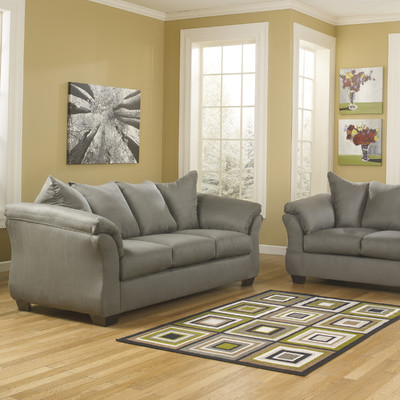
#> input picture wayfair/images/sofa/GNT3224_0.jpg, 400 x 400 px, given in place of nightstand_ANDO1522_1.jpg, which was not available
$ jupyter execute --allow-errors image_clustering.ipynb   (shell and % lines are left out)   (Python 2 division)   (older library calls are emulated)   (text cells are left out)
#> lines starting #> are read from the running program, lines starting #| are printed output that depends on the picture; long printed decimals are rounded; pictures that were not available may be replaced by others from this repository, and a replacement may not be noted
### pyimage/pipeline.py
__author__ = 'JeffreyTang'

from skimage import color, transform, restoration, io, feature
import matplotlib.pyplot as plt
import numpy as np
import os


class ImagePipeline(object):

    def __init__(self, parent_dir):
        """
        Manages reading, transforming and saving images

        :param parent_dir: Name of the parent directory containing all the sub directories
        """
        # Define the parent directory
        self.parent_dir = parent_dir

        # Sub directory variables that are filled in when read()
        self.raw_sub_dir_names = None
        self.sub_dirs = None
        self.label_map = None

        # Image variables that are filled in when read() and vectorize()
        self.img_lst2 = []
        self.img_names2 = []
        self.features = None
        self.labels = None

    def _make_label_map(self):
        """
        Get the sub directory names and map them to numeric values (labels)

        :return: A dictionary of dir names to numeric values
        """
        return {label: i for i, label in enumerate(self.raw_sub_dir_names)}

    def _path_relative_to_parent(self, some_dir):
        """
        Get the full path of a sub directory relative to the parent

        :param some_dir: The name of a sub directory
        :return: Return the full path relative to the parent
        """
        cur_path = os.getcwd()
        return os.path.join(cur_path, self.parent_dir, some_dir)

    # [12 lines left out: function _make_new_dir, not called in this run]

    def _empty_variables(self):
        """
        Reset all the image related instance variables
        """
        self.img_lst2 = []
        self.img_names2 = []
        self.features = None
        self.labels = None

    @staticmethod
    def _accpeted_file_format(fname):
        """
        Return boolean of whether the file is of the accepted file format

        :param fname: Name of the file in question
        :return: True or False (if the file is accpeted or not)
        """
        formats = ['.png', '.jpg', '.jpeg', '.tiff']
        for fmt in formats:
            if fname.endswith(fmt):
                return True
        return False

    @staticmethod
    def _accepted_dir_name(dir_name):
        """
        Return boolean of whether the directory is of the accepted name (i.e. no hidden files)

        :param dir_name: Name of the directory in question
        :return: True or False (if the directory is hidden or not)
        """
        if dir_name.startswith('.'):
            return False
        else:
            return True

    def _assign_sub_dirs(self, sub_dirs=tuple('all')):
        """
        Assign the names (self.raw_sub_dir_names) and paths (self.sub_dirs) based on
        the sub dirs that are passed in, otherwise will just take everything in the
        parent dir

        :param sub_dirs: Tuple contain all the sub dir names, else default to all sub dirs
        """
        # Get the list of raw sub dir names
        if sub_dirs[0] == 'all':
            self.raw_sub_dir_names = os.listdir(self.parent_dir)
        else:
            self.raw_sub_dir_names = sub_dirs
        # Make label to map raw sub dir names to numeric values
        self.label_map = self._make_label_map()

        # Get the full path of the raw sub dirs
        filtered_sub_dir = filter(self._accepted_dir_name, self.raw_sub_dir_names)
        self.sub_dirs = map(self._path_relative_to_parent, filtered_sub_dir)

    def read(self, sub_dirs=tuple('all')):
        """
        Read images from each sub directories into a list of matrix (self.img_lst2)

        :param sub_dirs: Tuple contain all the sub dir names, else default to all sub dirs
        """
        # Empty the variables containing the image arrays and image names, features and labels
        self._empty_variables()

        # Assign the sub dir names based on what is passed in
        self._assign_sub_dirs(sub_dirs=sub_dirs)

        for sub_dir in self.sub_dirs:
            img_names = filter(self._accpeted_file_format, os.listdir(sub_dir))
            self.img_names2.append(img_names)

            img_lst = [io.imread(os.path.join(sub_dir, fname)) for fname in img_names]
            self.img_lst2.append(img_lst)

    # [19 lines left out: function save, not called in this run]

    def show(self, sub_dir, img_ind):
        """
        View the nth image in the nth class

        :param sub_dir: The name of the category
        :param img_ind: The index of the category of images
        """
        sub_dir_ind = self.label_map[sub_dir]
        io.imshow(self.img_lst2[sub_dir_ind][img_ind])
        plt.show()

    def transform(self, func, params, sub_dir=None, img_ind=None):
        """
        Takes a function and apply to every img_arr in self.img_arr.
        Have to option to transform one as  a test case

        :param sub_dir: The index for the image
        :param img_ind: The index of the category of images
        """
        # Apply to one test case
        if sub_dir is not None and img_ind is not None:
            sub_dir_ind = self.label_map[sub_dir]
            img_arr = self.img_lst2[sub_dir_ind][img_ind]
            img_arr = func(img_arr, **params).astype(float)
            io.imshow(img_arr)
            plt.show()
        # Apply the function and parameters to all the images
        else:
            new_img_lst2 = []
            for img_lst in self.img_lst2:
                new_img_lst2.append([func(img_arr, **params).astype(float) for img_arr in img_lst])
            self.img_lst2 = new_img_lst2

    # [28 lines left out: functions grayscale, canny, tv_denoise, not called in this run]

    def resize(self, shape, save=False):
        """
        Resize all images in self.img_lst2 to a uniform shape

        :param shape: A tuple of 2 or 3 dimensions depending on if your images are grayscaled or not
        :param save: Boolean to save the images in new directories or not
        """
        self.transform(transform.resize, dict(output_shape=shape))
        if save:
            shape_str = '_'.join(map(str, shape))
            self.save(shape_str)

    def _vectorize_features(self):
        """
        Take a list of images and vectorize all the images. Returns a feature matrix where each
        row represents an image
        """
        row_tup = tuple(img_arr.ravel()[np.newaxis, :]
                        for img_lst in self.img_lst2 for img_arr in img_lst)
        self.test = row_tup
        self.features = np.r_[row_tup]

    def _vectorize_labels(self):
        """
        Convert file names to a list of y labels (in the example it would be either cat or dog, 1 or 0)
        """
        # Get the labels with the dimensions of the number of image files
        self.labels = np.concatenate([np.repeat(i, len(img_names))
                                      for i, img_names in enumerate(self.img_names2)])

    def vectorize(self):
        """
        Return (feature matrix, the response) if output is True, otherwise set as instance variable.
        Run at the end of all transformations
        """
        self._vectorize_features()
        self._vectorize_labels()

### image_clustering.ipynb
[cell 1]
import skimage
import numpy as np
from collections import defaultdict, Counter
#from sklearn.ensemble import RandomForestClassifier, GradientBoostingClassifier
#from sklearn.cross_validation import cross_val_score, train_test_split
from sklearn.preprocessing import StandardScaler

[cell 2]
from skimage import io
from skimage import transform, feature
from sklearn.cluster import KMeans
import matplotlib.pyplot as plt

[cell 3]
#import sys
import os.path
import time

[cell 4]
from pyimage.pipeline import ImagePipeline
from numpy.linalg import svd

[cell 5]
os.listdir('image_test')

[cell 6]
ns = skimage.io.imread('image_test/nightstand_ANDO1522_1.jpg')
#> ns is the input picture: shape (400, 400, 3); mean R, G, B 167.2, 153.9, 126
ns.shape
#> Out = (400, 400, 3)

[cell 7]
ft = skimage.io.imread('image_test/futon_BYSN1003_1.jpg')
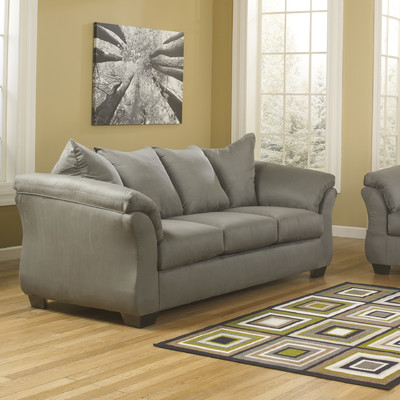
#> input picture wayfair/images/sofa/GNT3224_1.jpg, 400 x 400 px, given in place of futon_BYSN1003_1.jpg, which was not available
#> ft is the input picture: shape (400, 400, 3); mean R, G, B 161.5, 149.4, 123.6
ft.shape
#> Out = (400, 400, 3)

[cell 8]
dc = skimage.io.imread('image_test/dining_chair/dining_chair_AAM1013_0.jpg')

[cell 9]
print ns[0][0]
#| [210 203 187]
print ft[0][0]
#| [255 254 255]

[cell 10]
ns_s = transform.resize(ns, (300,300,3))
skimage.io.imshow(ns_s)

[cell 11]
ns_room =  ns_s[50:200,50:200]
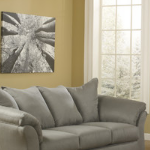
#> ns_room: shape (150, 150, 3) float64; mean R, G, B 0.641, 0.61, 0.534
skimage.io.imshow(ns_room)

[cell 12]
ft_s = transform.resize(ft, (300,300,3))
skimage.io.imshow(ft_s)

[cell 13]
dc_s = transform.resize(dc, (300,300,3))
skimage.io.imshow(dc_s)

[cell 14]
print ns_s[0][0]
#| [0.8229 0.7954 0.7327]
print ft_s[0][0]
#| [0.9993 0.9961 0.9993]

[cell 15]
ns_gray = skimage.color.rgb2gray(ns_s)
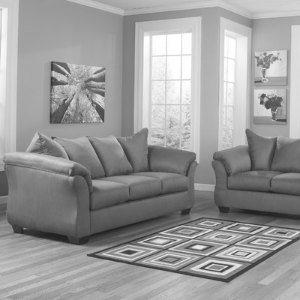
#> ns_gray: shape (300, 300) float64; min 0.127, max 1, mean 0.607
ft_gray = skimage.color.rgb2gray(ft_s)
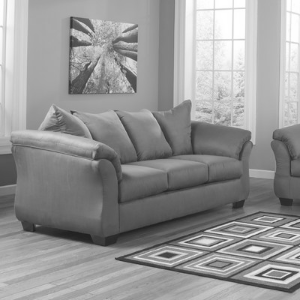
#> ft_gray: shape (300, 300) float64; min 0.123, max 1, mean 0.589
dc_gray = skimage.color.rgb2gray(dc_s)

[cell 16]
ns_sobal = skimage.filters.sobel(ns_gray)
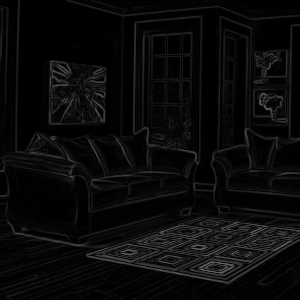
#> ns_sobal: shape (300, 300) float64; min 0, max 0.424, mean 0.0408
skimage.io.imshow(ns_sobal)

[cell 17]
ns_canny = feature.canny(ns_gray, sigma=1)
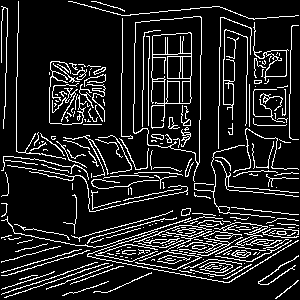
#> ns_canny: shape (300, 300) bool; 13.1% white in thin lines or dots
skimage.io.imshow(ns_canny)

[cell 18]
ft_sobal = skimage.filters.sobel(ft_gray)
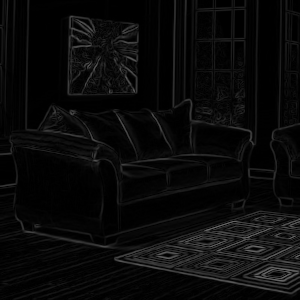
#> ft_sobal: shape (300, 300) float64; min 0, max 0.42, mean 0.0408
skimage.io.imshow(ft_sobal)

[cell 19]
ft_canny = feature.canny(ft_gray, sigma=1)
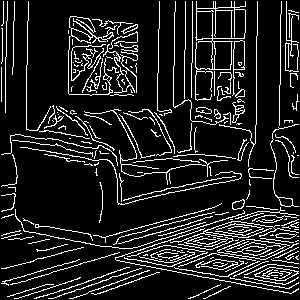
#> ft_canny: shape (300, 300) bool; 12.8% white in thin lines or dots
skimage.io.imshow(ft_canny)

[cell 20]
dc_canny = feature.canny(dc_gray, sigma=1)
skimage.io.imshow(dc_canny)

[cell 21]
def show_domi_color(image, n_clusters=3):
#> called with n_clusters = 2
    nrow, ncol, depth = image.shape
#> nrow = 300; ncol = 300; depth = 3
    lst_of_pixels = [image[irow][icol] for irow in range(nrow) for icol in range(ncol)]
#> lst_of_pixels = 90000 items
    kmean = KMeans(n_clusters=n_clusters)
    kmean.fit_transform(lst_of_pixels)
    domi_colors = kmean.cluster_centers_
    domi_colors = domi_colors.reshape((1,n_clusters,3))
    skimage.io.imshow(domi_colors)
    return domi_colors

[cell 22]
show_domi_color(dc_s,2)
#> Out = [[0.784, 0.729, 0.612], [0.453, 0.415, 0.333]]
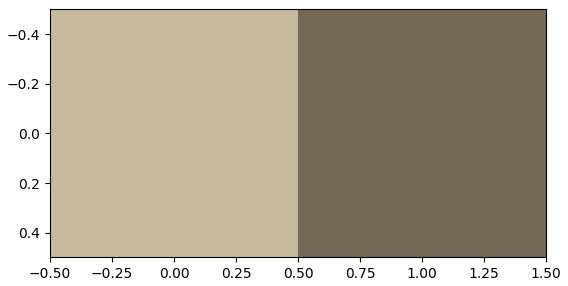
#> figure drawn by matplotlib, 1 panel

[cell 23]
show_domi_color(ft_s,2)
#> Out = [[0.455, 0.417, 0.334], [0.785, 0.73, 0.613]]
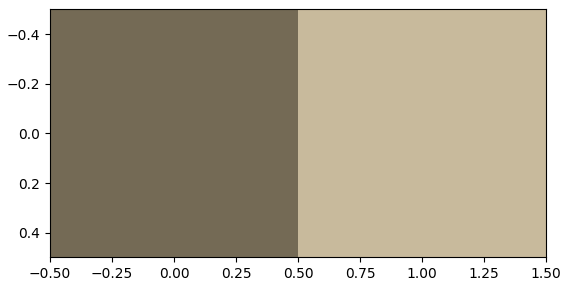
#> figure drawn by matplotlib, 1 panel

[cell 24]
show_domi_color(ns_s,2)
#> Out = [[0.779, 0.718, 0.592], [0.452, 0.413, 0.332]]

#> (a cell that did not finish here is left out)

#> (a cell that did not finish here is left out)

#> (a cell that did not finish here is left out)

#> (a cell that did not finish here is left out)

#> (a cell that did not finish here is left out)

#> (a cell that did not finish here is left out)

#> (a cell that did not finish here is left out)

#> (a cell that did not finish here is left out)

[cell 33]
sofa_paths = os.listdir('image_test/sofa')
#> sofa_paths = ['GNT3224_0.jpg', 'GNT3224_1.jpg', 'GNT3224_10.jpg', 'GNT3224_11.jpg']
len(sofa_paths)
#> Out = 4

[cell 34]
chair_paths = os.listdir('image_test/dining_chair')
if chair_paths[0] == '.DS_Store':
    chair_paths = chair_paths[1:]
len(chair_paths)

[cell 35]
def get_domi_color_for_photo_with_white_background(paths):
    '''
    INPUT:
        paths: list, paths of image files
    For all files in paths,
        tease out photos without a clear white background and save those into 'background' folder.
    For those with white background, save then to 'white' folder.
    OUTPUT:
        domi_color_dict: dictionary, key=path and value=dominant color(just one).
    '''
    domi_color_dict = {}

    for path in paths:
        category = '_'.join(path.split('_')[0:-2])
        image = skimage.io.imread('image_test/' + category + '/' + path)

        # If the picture is grayscale, discard it for now. Think about how to improve it later.

        if len(image.shape) == 2:
            print 'gray'
            continue

        image = transform.resize(image, (300,300,3))

        nrow, ncol, depth = image.shape
#> nrow = 300; depth = 3
        lst_of_pixels = [image[irow][icol] for irow in range(nrow) for icol in range(ncol)]
#> lst_of_pixels = 90000 items

        """Remove photos without clean white background:
            If one of the two dominant color is white,
            when the photo has a clean white background and flag=True."""

        kmean1 = KMeans(n_clusters=2)
        kmean1.fit_transform(lst_of_pixels)
        domi_colors_all = kmean1.cluster_centers_
        white_color_arr = np.array([0.98, 0.98, 0.98])


        flag = False
        for color in domi_colors_all:
            if np.mean(color>white_color_arr) == 1:
                flag = True
            else:
                domi_color = color

        if not flag:
            new_path = 'image_test_result/background/' + path
            skimage.io.imsave(new_path, image)
            continue
        else:
            new_path = 'image_test_result/white/' + path
            skimage.io.imsave(new_path, image)
            domi_color_dict[path] = domi_color

    return domi_color_dict

#> (a cell that did not finish here is left out)

#> (a cell that did not finish here is left out)

[cell 38]
def clustering_with_domi_color(domi_color_dict, category, n_clusters=6):
    '''
    INPUT: domi_color_dict:
            * key: path
            * value: dominant color (just one)

    Cluster by color & save files to different folders according to labels.

    OUTPUT: cluster_label_dict
            * key: path
            * value: cluster label
            color_centroids:
            * index: label
            * value: centroid
    '''
    domi_color_values = domi_color_dict.values()

    domi_color_reverse_dict = {}
    for i, j in domi_color_dict.iteritems():
        domi_color_reverse_dict[tuple(j)] = i

    km_color = KMeans(n_clusters=n_clusters)
    domi_colors_labels =km_color.fit_predict(domi_color_values)

    color_centroids = km_color.cluster_centers_

    cluster_label_dict = {}
    for i, j in enumerate(domi_color_values):
        label = domi_colors_labels[i]
        path = domi_color_reverse_dict[tuple(j)]
        cluster_label_dict[path] = label

        image = skimage.io.imread('image_test/' + category + '/' + path)
        new_path = 'image_test_result/' + str(label) + '/' + path
        skimage.io.imsave(new_path, image)

    return cluster_label_dict, color_centroids

#> (a cell that did not finish here is left out)

#> (a cell that did not finish here is left out)

[cell 41]
image_pipe = ImagePipeline('image_test_result/')
image_pipe.read(sub_dirs=('white',))

[cell 42]
image_pipe.show('white', 0)

[cell 43]
skimage.io.imshow(image_pipe.img_lst2[0][0])

[cell 44]
image_pipe.resize((150,150,3))
#> the loop in transform, `for img_lst in self.img_lst2:` made 1 pass
#> after the loop in transform, `for img_lst in self.img_lst2:`: new_img_lst2 = 1 item
image_pipe.transform(skimage.color.rgb2gray, {})
#> the loop in transform (call 2), `for img_lst in self.img_lst2:` made 1 pass
image_pipe.vectorize()
features = image_pipe.features

[cell 45]
features.shape
#> Out = (1, 22500)

[cell 46]
chair_paths = os.listdir('image_test_result/white')
if chair_paths[0] == '.DS_Store':
    chair_paths = chair_paths[1:]
len(chair_paths)

[cell 47]
feature_dict = {}
for i in xrange(len(chair_paths)):
    path = chair_paths[i]
    feature = features[i]
    feature_dict[path] = feature
#> after the loop, feature_dict = 1 item

[cell 48]
def clustering_with_feature(feature_dict, n_clusters=6, svd=False, save_image=True, edge=False):
    '''
    INPUT: feature_dict:
            * key: path
            * value: feature

    Cluster by feature & save files to different folders according to labels.

    OUTPUT: cluster_label_dict
            * key: path
            * value: cluster label
            feature_centroids:
            * index: label
            * value: centroid
    '''
#> called with n_clusters = 10, svd = False, save_image = True, edge = False
    feature_values = feature_dict.values()

    feature_reverse_dict = {}
    for i, j in feature_dict.iteritems():
        feature_reverse_dict[tuple(j)] = i
#> this loop made 1 pass
#> i on pass 1: 'GNT3224_0.jpg'
#> after the loop, feature_reverse_dict = 1 item

    km_feature = KMeans(n_clusters=n_clusters)
    feature_labels = km_feature.fit_predict(feature_values)

    feature_centroids = km_feature.cluster_centers_

    cluster_label_dict = {}
    for i, j in enumerate(feature_values):
        label = feature_labels[i]
        path = feature_reverse_dict[tuple(j)]
        cluster_label_dict[path] = label

        if save_image:
            image = skimage.io.imread('image_test_result/same_angle/' + path)
            if svd:
                new_path = 'image_test_result/features_svd/' + str(label) + '/' + path
            elif edge:
                new_path = 'image_test_result/features_edge/' + str(label) + '/' + path
            else:
                new_path = 'image_test_result/features/' + str(label) + '/' + path
            skimage.io.imsave(new_path, image)

    return cluster_label_dict, feature_centroids
